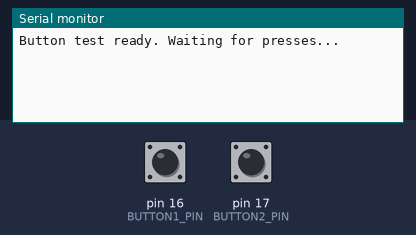
This sketch was run on a simulated Arduino Uno, built with avr-gcc and run on an emulated ATmega328P. Shown: the last lines printed to the serial monitor. The inputs (shaded band) are chosen by the test bench; at power-on: pin 16 (BUTTON1_PIN) HIGH, pin 17 (BUTTON2_PIN) HIGH.

Above: at 1.2 s.
1.3 s: pin 16 (BUTTON1_PIN) pulled LOW for 0.15 s
At 2.5 s:
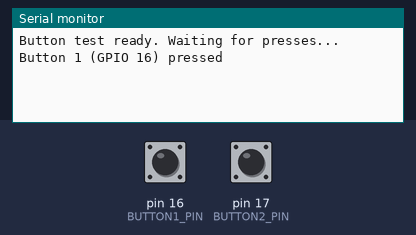
2.9 s: pin 17 (BUTTON2_PIN) pulled LOW for 0.15 s
At 4.1 s:
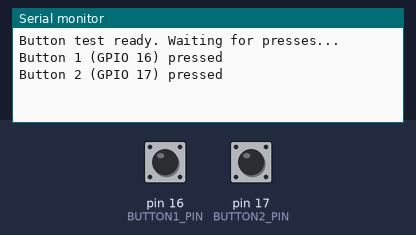

Measured:
- after the input at 1.3 s, the serial monitor: prints a new line at once (image 1)
- after the input at 2.9 s, the serial monitor: prints a new line at once (image 2)

The sketch:

button_test.ino
```cpp
const int BUTTON1_PIN = 16;
const int BUTTON2_PIN = 17;

void setup() {
  Serial.begin(115200);
  pinMode(BUTTON1_PIN, INPUT_PULLUP);
  pinMode(BUTTON2_PIN, INPUT_PULLUP);

  Serial.println("Button test ready. Waiting for presses...");
}

void loop() {
  if (digitalRead(BUTTON1_PIN) == LOW) {
    Serial.println("Button 1 (GPIO 16) pressed");
    delay(200);  // simple debounce
  }

  if (digitalRead(BUTTON2_PIN) == LOW) {
    Serial.println("Button 2 (GPIO 17) pressed");
    delay(200);  // simple debounce
  }

  delay(10);
}
```
